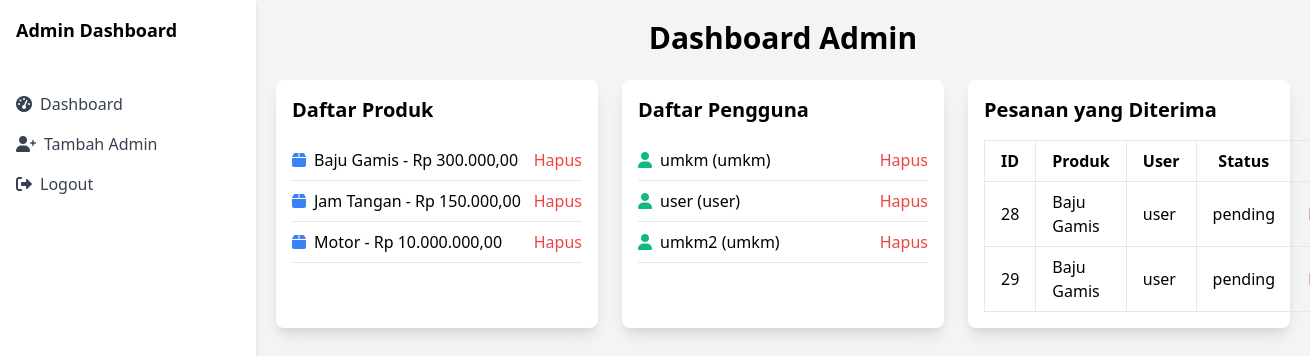
Screenshot of /public/admin.php (signed in) with the database file from the repository.
### tables this page shows
CREATE TABLE `products` (
  `id` int(11) NOT NULL,
  `name` varchar(100) NOT NULL,
  `price` decimal(10,2) NOT NULL,
  `description` text DEFAULT NULL,
  `image` varchar(255) NOT NULL,
  `user_id` int(11) NOT NULL,
  `size` varchar(10) DEFAULT NULL,
  `category_id` int(11) NOT NULL,
  `created_at` timestamp NOT NULL DEFAULT current_timestamp()
);

CREATE TABLE `users` (
  `id` int(11) NOT NULL,
  `username` varchar(50) NOT NULL,
  `password` varchar(255) NOT NULL,
  `role` enum('admin','user','umkm') NOT NULL DEFAULT 'user',
  `created_at` timestamp NOT NULL DEFAULT current_timestamp()
);

CREATE TABLE `orders` (
  `id` int(11) NOT NULL,
  `product_id` int(11) NOT NULL,
  `user_id` int(11) NOT NULL,
  `order_date` timestamp NOT NULL DEFAULT current_timestamp(),
  `status` enum('pending','shipped','delivered','canceled') DEFAULT 'pending',
  `quantity` int(11) NOT NULL,
  `created_at` timestamp NOT NULL DEFAULT current_timestamp(),
  `size` varchar(10) DEFAULT NULL
);

### public/admin.php (the view, shortened to what this page needs)
<?php
include '../includes/db.php';
$stmtUsers = $pdo->prepare('SELECT * FROM users WHERE role IN ("umkm", "user")');
$stmtUsers->execute();
$users = $stmtUsers->fetchAll();
$stmtProducts = $pdo->prepare('SELECT * FROM products');
$stmtProducts->execute();
$products = $stmtProducts->fetchAll();
$stmtOrders = $pdo->prepare('SELECT orders.*, products.name AS product_name, users.username AS user_name
                              FROM orders
                              JOIN products ON orders.product_id = products.id
                              JOIN users ON orders.user_id = users.id');
$stmtOrders->execute();
$orders = $stmtOrders->fetchAll();
?>
<!DOCTYPE html>
<html lang="id">
<head>
    <link href="https://cdn.jsdelivr.net/npm/tailwindcss@2.2.19/dist/tailwind.min.css" rel="stylesheet">
    <link rel="stylesheet" href="https://cdnjs.cloudflare.com/ajax/libs/font-awesome/6.0.0-beta3/css/all.min.css" />
</head>
<body class="bg-gray-100">
<div class="flex">
    <div class="w-64 bg-white shadow-md h-screen">
        <div class="p-4">
            <h2 class="text-lg font-bold">Admin Dashboard</h2>
        </div>
        <ul class="mt-6">
            <li class="px-4 py-2 hover:bg-gray-200">
                <a href="admin.php" class="flex items-center text-gray-700">
                    <i class="fas fa-tachometer-alt mr-2"></i> Dashboard
                </a>
            </li>
            <li class="px-4 py-2 hover:bg-gray-200">
                <a href="add_admin.php" class="flex items-center text-gray-700">
                    <i class="fas fa-user-plus mr-2"></i> Tambah Admin
                </a>
            </li>
            <li class="px-4 py-2 hover:bg-gray-200">
                <a href="logout.php" class="flex items-center text-gray-700">
                    <i class="fas fa-sign-out-alt mr-2"></i> Logout
                </a>
            </li>
        </ul>
    </div>
    <div class="flex-1 p-5">
        <h1 class="text-3xl font-bold mb-6 text-center">Dashboard Admin</h1>
        <div class="grid grid-cols-1 md:grid-cols-3 gap-6 mb-6">
            <div class="bg-white p-4 rounded-lg shadow-lg">
                <h2 class="font-semibold text-xl mb-4">Daftar Produk</h2>
                <ul class="mt-2">
                    <?php foreach ($products as $product): ?>
                        <li class="flex justify-between items-center py-2 border-b">
                            <div class="flex items-center">
                                <i class="fas fa-box text-blue-500 mr-2"></i>
                                <span><?php echo $product['name']; ?> - Rp <?php echo number_format($product['price'], 2, ',', '.'); ?></span>
                            </div>
                            <a href="#" onclick="confirmDelete('admin.php?delete_product=<?php echo $product['id']; ?>')" class="text-red-500 hover:text-red-700 transition">Hapus</a>
                        </li>
                    <?php endforeach; ?>
                </ul>
            </div>
            <div class="bg-white p-4 rounded-lg shadow-lg">
                <h2 class="font-semibold text-xl mb-4">Daftar Pengguna</h2>
                <ul class="mt-2">
                    <?php foreach ($users as $user): ?>
                        <li class="flex justify-between items-center py-2 border-b">
                            <div class="flex items-center">
                                <i class="fas fa-user text-green-500 mr-2"></i>
                                <span><?php echo $user['username']; ?> (<?php echo $user['role']; ?>)</span>
                            </div>
                            <a href="#" onclick="confirmDelete('admin.php?delete_user=<?php echo $user['id']; ?>')" class="text-red-500 hover:text-red-700 transition">Hapus</a>
                        </li>
                    <?php endforeach; ?>
                </ul>
            </div>
            <div class="bg-white p-4 rounded-lg shadow-lg">
                <h2 class="font-semibold text-xl mb-4">Pesanan yang Diterima</h2>
                <table class="table-auto w-full mt-2">
                    <thead>
                        <tr>
                            <th class="border px-4 py-2">ID</th>
                            <th class="border px-4 py-2">Produk</th>
                            <th class="border px-4 py-2">User</th>
                            <th class="border px-4 py-2">Status</th>
                            <th class="border px-4 py-2">Aksi</th>
                        </tr>
                    </thead>
                    <tbody>
                        <?php foreach ($orders as $order): ?>
                            <tr>
                                <td class="border px-4 py-2"><?php echo $order['id']; ?></td>
                                <td class="border px-4 py-2"><?php echo $order['product_name']; ?></td>
                                <td class="border px-4 py-2"><?php echo $order['user_name']; ?></td>
                                <td class="border px-4 py-2"><?php echo $order['status']; ?></td>
                                <td class="border px-4 py-2">
                                </td>
                            </tr>
                        <?php endforeach; ?>
                    </tbody>
                </table>
            </div>
        </div>
    </div>
</div>
</body>
</html>

### rows the page displays
products: name "Baju Gamis", price "300.000,00"
products: name "Jam Tangan", price "150.000,00"
products: name "Motor", price "10.000.000,00"
users: username "umkm", role "umkm"
users: username "user", role "user"
users: username "umkm2", role "umkm"
orders: id "28", product.name "Baju Gamis", user.username "user", status "pending"
orders: id "29", product.name "Baju Gamis", user.username "user", status "pending"
